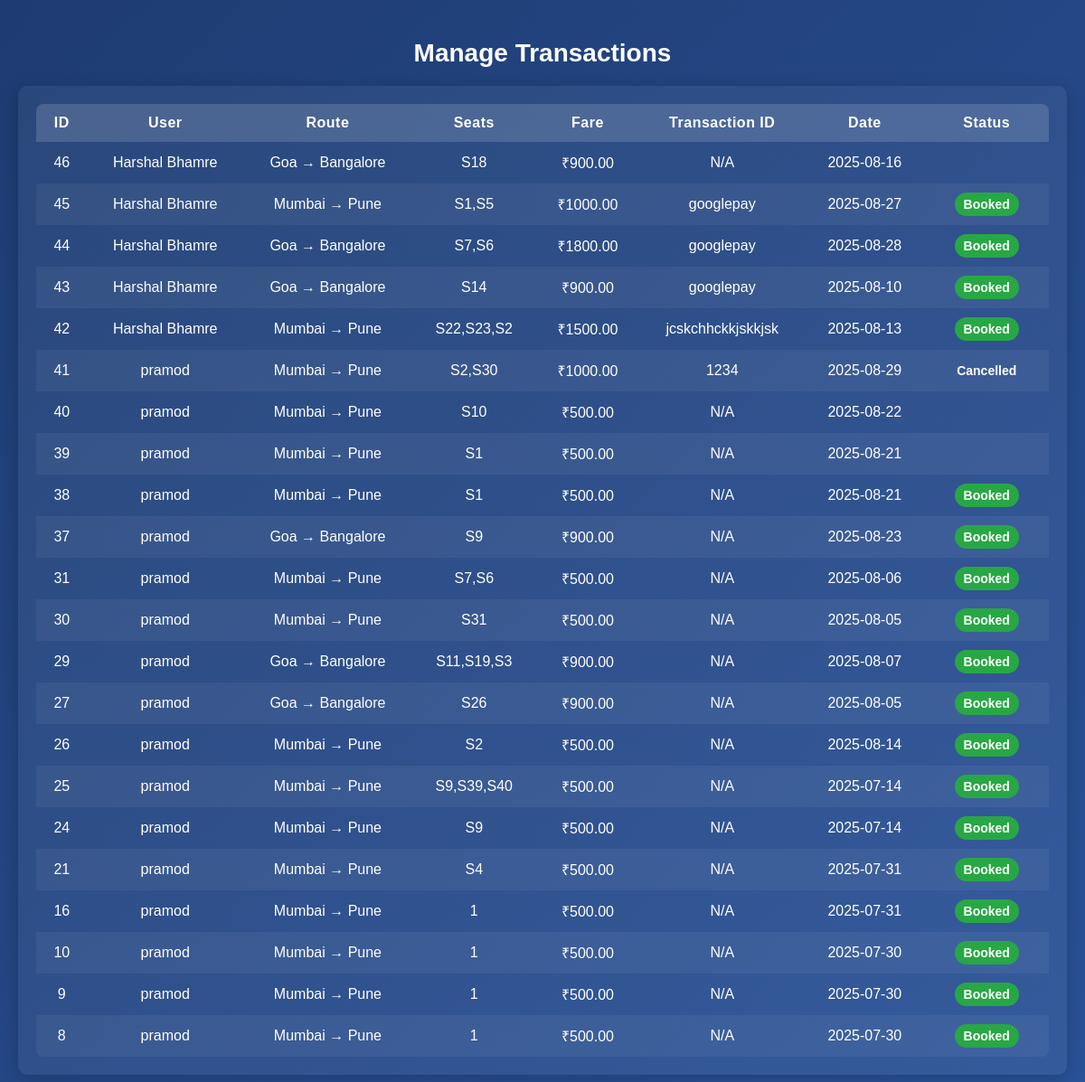
/admin/manage_transactions.php (signed in), run on the app's committed database.
### tables this page shows
CREATE TABLE `bookings` (
  `id` int(11) NOT NULL,
  `user_id` int(11) NOT NULL,
  `source` varchar(100) NOT NULL,
  `destination` varchar(100) NOT NULL,
  `fare` decimal(10,2) NOT NULL,
  `bus_id` int(11) NOT NULL,
  `seat_number` varchar(10) NOT NULL,
  `booking_date` date NOT NULL,
  `status` enum('booked','cancelled') DEFAULT 'booked',
  `transaction_id` varchar(100) DEFAULT NULL
);

CREATE TABLE `users` (
  `id` int(11) NOT NULL,
  `name` varchar(100) NOT NULL,
  `email` varchar(100) NOT NULL,
  `phone` varchar(15) NOT NULL,
  `password` varchar(255) NOT NULL,
  `created_at` timestamp NOT NULL DEFAULT current_timestamp()
);

### admin/manage_transactions.php (the view, shortened to what this page needs)
<?php
include 'config.php';
$sql = "SELECT b.id, u.name AS user_name, b.source, b.destination, b.fare, b.seat_number, b.booking_date, b.transaction_id, b.status
        FROM bookings b
        JOIN users u ON b.user_id = u.id
        ORDER BY b.id DESC";
$result = $conn->query($sql);
?>
<!DOCTYPE html>
<html lang="en">
<head>
</head>
<body>
    <h2>Manage Transactions</h2>
    <div class="table-container">
        <table>
            <thead>
                <tr>
                    <th>ID</th>
                    <th>User</th>
                    <th>Route</th>
                    <th>Seats</th>
                    <th>Fare</th>
                    <th>Transaction ID</th>
                    <th>Date</th>
                    <th>Status</th>
                </tr>
            </thead>
            <tbody>
                <?php while ($row = $result->fetch_assoc()): ?>
                <tr>
                    <td><?php echo $row['id']; ?></td>
                    <td><?php echo htmlspecialchars($row['user_name']); ?></td>
                    <td><?php echo $row['source']." → ".$row['destination']; ?></td>
                    <td><?php echo htmlspecialchars($row['seat_number']); ?></td>
                    <td>₹<?php echo $row['fare']; ?></td>
                    <td><?php echo $row['transaction_id'] ?: 'N/A'; ?></td>
                    <td><?php echo $row['booking_date']; ?></td>
                    <td>
                        <span class="badge status-<?php echo strtolower($row['status']); ?>">
                            <?php echo ucfirst($row['status']); ?>
                        </span>
                    </td>
                </tr>
                <?php endwhile; ?>
            </tbody>
        </table>
    </div>
</body>
</html>

### admin/manage_transactions.php (style rules this page uses)
body { font-family: Arial, sans-serif; background: linear-gradient(135deg, #1e3c72, #2a5298); color: #fff; padding: 20px; margin: 0; }
h2 { text-align: center; margin-bottom: 20px; font-size: 28px; font-weight: bold; color: #fff; }
.table-container { max-width: 1200px; margin: 0 auto; background: rgba(255,255,255,0.05); border-radius: 10px; padding: 20px; box-shadow: 0 4px 20px rgba(0,0,0,0.2); overflow-x: auto; }
table { width: 100%; border-collapse: collapse; border-radius: 8px; overflow: hidden; }
th, td { padding: 12px 15px; text-align: center; }
th { background: rgba(255,255,255,0.15); font-size: 16px; letter-spacing: 0.5px; }
tr { transition: background 0.3s ease; }
tr:nth-child(even) { background: rgba(255,255,255,0.05); }
.badge { padding: 5px 10px; border-radius: 15px; font-size: 14px; font-weight: bold; }
.status-booked { background: #28a745; color: #fff; }

### data on the page
bookings: id "46", user.name "Harshal Bhamre", source "Goa", destination "Bangalore", seat_number "S18", fare "900.00", transaction "N/A", booking_date "2025-08-16"
bookings: id "45", user.name "Harshal Bhamre", source "Mumbai", destination "Pune", seat_number "S1,S5", fare "1000.00", transaction "googlepay", booking_date "2025-08-27", status "Booked"
bookings: id "44", user.name "Harshal Bhamre", source "Goa", destination "Bangalore", seat_number "S7,S6", fare "1800.00", transaction "googlepay", booking_date "2025-08-28", status "Booked"
bookings: id "43", user.name "Harshal Bhamre", source "Goa", destination "Bangalore", seat_number "S14", fare "900.00", transaction "googlepay", booking_date "2025-08-10", status "Booked"
bookings: id "42", user.name "Harshal Bhamre", source "Mumbai", destination "Pune", seat_number "S22,S23,S2", fare "1500.00", transaction "jcskchhckkjskkjsk", booking_date "2025-08-13", status "Booked"
bookings: id "41", user.name "pramod", source "Mumbai", destination "Pune", seat_number "S2,S30", fare "1000.00", transaction "1234", booking_date "2025-08-29", status "Cancelled"
bookings: id "40", user.name "pramod", source "Mumbai", destination "Pune", seat_number "S10", fare "500.00", transaction "N/A", booking_date "2025-08-22"
bookings: id "39", user.name "pramod", source "Mumbai", destination "Pune", seat_number "S1", fare "500.00", transaction "N/A", booking_date "2025-08-21"
bookings: id "38", user.name "pramod", source "Mumbai", destination "Pune", seat_number "S1", fare "500.00", transaction "N/A", booking_date "2025-08-21", status "Booked"
bookings: id "37", user.name "pramod", source "Goa", destination "Bangalore", seat_number "S9", fare "900.00", transaction "N/A", booking_date "2025-08-23", status "Booked"
bookings: id "31", user.name "pramod", source "Mumbai", destination "Pune", seat_number "S7,S6", fare "500.00", transaction "N/A", booking_date "2025-08-06", status "Booked"
bookings: id "30", user.name "pramod", source "Mumbai", destination "Pune", seat_number "S31", fare "500.00", transaction "N/A", booking_date "2025-08-05", status "Booked"
bookings: id "29", user.name "pramod", source "Goa", destination "Bangalore", seat_number "S11,S19,S3", fare "900.00", transaction "N/A", booking_date "2025-08-07", status "Booked"
bookings: id "27", user.name "pramod", source "Goa", destination "Bangalore", seat_number "S26", fare "900.00", transaction "N/A", booking_date "2025-08-05", status "Booked"
bookings: id "26", user.name "pramod", source "Mumbai", destination "Pune", seat_number "S2", fare "500.00", transaction "N/A", booking_date "2025-08-14", status "Booked"
bookings: id "25", user.name "pramod", source "Mumbai", destination "Pune", seat_number "S9,S39,S40", fare "500.00", transaction "N/A", booking_date "2025-07-14", status "Booked"
bookings: id "24", user.name "pramod", source "Mumbai", destination "Pune", seat_number "S9", fare "500.00", transaction "N/A", booking_date "2025-07-14", status "Booked"
bookings: id "21", user.name "pramod", source "Mumbai", destination "Pune", seat_number "S4", fare "500.00", transaction "N/A", booking_date "2025-07-31", status "Booked"
bookings: id "16", user.name "pramod", source "Mumbai", destination "Pune", seat_number "1", fare "500.00", transaction "N/A", booking_date "2025-07-31", status "Booked"
bookings: id "10", user.name "pramod", source "Mumbai", destination "Pune", seat_number "1", fare "500.00", transaction "N/A", booking_date "2025-07-30", status "Booked"
bookings: id "9", user.name "pramod", source "Mumbai", destination "Pune", seat_number "1", fare "500.00", transaction "N/A", booking_date "2025-07-30", status "Booked"
bookings: id "8", user.name "pramod", source "Mumbai", destination "Pune", seat_number "1", fare "500.00", transaction "N/A", booking_date "2025-07-30", status "Booked"
